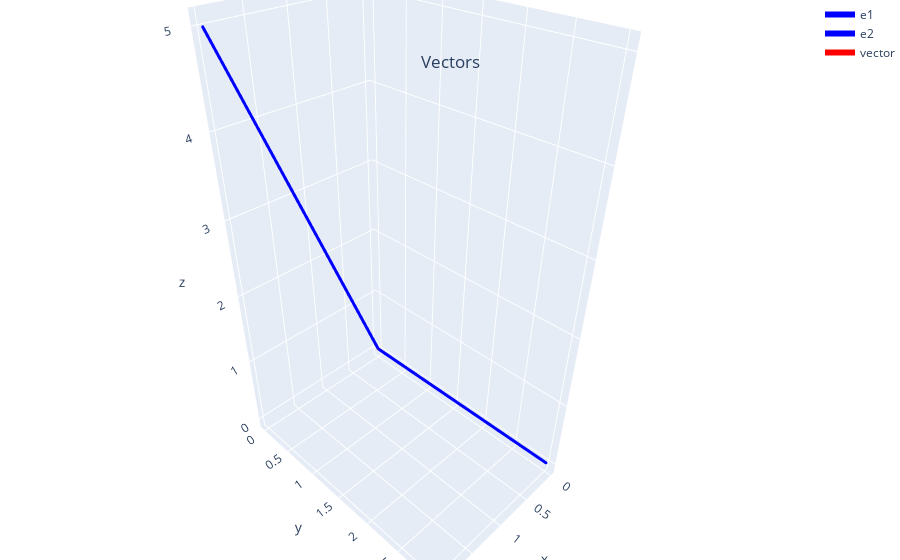

Source (notebook cell):
### Markdown cell above
***Exemple 1:*** $V$=$\mathbb{R}^3$, muni du produit scalaire usuel, $S$:$\{u=(2,0,5),v=(0,3,0)\}$. on ramarque que $u.v$=0. $S$ est une famille orthogonal mais non orthonormale, car la norme des deux vecteurs est differente de 1.

### Code cell
U = [2,0,5]
V = [0,3,0]
Visual(U,V)

### Figure 1 — Plotly figure (JSON) as saved in the notebook; plotly's stock layout.template omitted (floating-point values rounded to 4 significant figures)
{"data": [{"line": {"color": "blue", "width": 6}, "marker": {"color": "blue", "size": 1}, "name": "e1", "type": "scatter3d", "x": [0, 2], "y": [0, 0], "z": [0, 5]}, {"line": {"color": "blue", "width": 6}, "marker": {"color": "blue", "size": 1}, "name": "e2", "type": "scatter3d", "x": [0, 0], "y": [0, 3], "z": [0, 0]}, {"line": {"color": "red", "width": 6}, "marker": {"color": "red", "size": 1}, "name": "vector", "type": "scatter3d", "x": [0, 0], "y": [0, 0], "z": [0, 0]}], "layout": {"margin": {"b": 0, "l": 0, "r": 0, "t": 0}, "title": {"text": "Vectors", "x": 0.5, "xanchor": "center", "y": 0.9, "yanchor": "top"}}}
